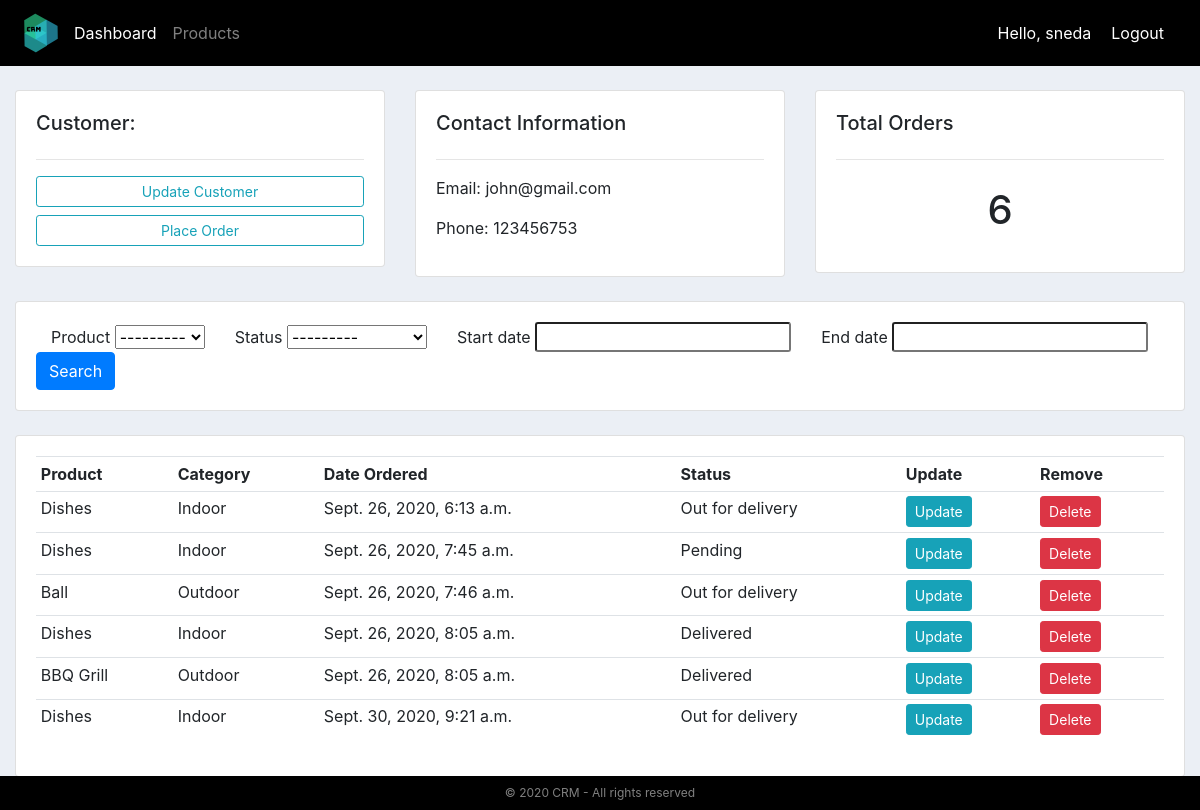
The page /customer/3/ (signed in) on the database its author committed.
### accounts/models.py (models this page shows, shortened)
class Customer(models.Model):
    user = models.OneToOneField(User, null = True, on_delete = models.CASCADE)
    name = models.CharField(max_length=200, null=True)
    phone = models.CharField(max_length=200, null=True)
    email = models.CharField(max_length=200, null=True)
    profile_pic = models.ImageField(default="profile_pic1.jpg",null = True, blank=True)
    date_created = models.DateTimeField(auto_now_add=True, null=True)

class Order(models.Model):
    STATUS = (
            ('Pending','Pending'),
            ('Out for delivery','Out for delivery'),
            ('Delivered','Delivered'),
            )
    customer = models.ForeignKey(Customer, null=True, on_delete = models.SET_NULL)
    product = models.ForeignKey(Product, null=True, on_delete = models.SET_NULL)
    date_created = models.DateTimeField(auto_now_add=True, null=True)
    status = models.CharField(max_length=200, null=True,choices = STATUS)

class Product(models.Model):
    CATEGORY = (
                ('Indoor','Indoor'),
                ('Outdoor','Outdoor'),
                )
    name = models.CharField(max_length=200, null=True)
    price = models.FloatField(null=True)
    category = models.CharField(max_length=200, null=True, choices = CATEGORY)
    description = models.CharField(max_length=200, null=True, blank = True)
    date_created = models.DateTimeField(auto_now_add=True, null=True)
    tags = models.ManyToManyField(Tag)
    def __str__(self):
        return self.name

### accounts/decorators.py (the view)
        def wrapper_func(request, *args, **kwargs):
            group =None
            if request.user.groups.exists():
                group = request.user.groups.all()[0].name
            if group in allowed_roles:
                return view_func(request, *args, **kwargs)
            else:
                return HttpResponse('You are not authorized to view this page')

### accounts/views.py (called while the page is built)
@login_required(login_url='login')
@allowed_users(allowed_roles=['admin'])
def customer(request, pk_test):
    customer = Customer.objects.get(id = pk_test)
    orders = customer.order_set.all()
    orders_count = orders.count()
    myFilter = OrderFilter(request.GET, queryset=orders)
    orders = myFilter.qs
    context = {'customer':customer, 'orders':orders,'orders_count':orders_count,'myFilter':myFilter}
    return render(request, 'accounts/customer.html', context)

### accounts/templates/accounts/customer.html (shortened to what this page needs)
{% extends 'accounts/main.html' %}
{% block content %}
{% load crispy_forms_tags %}
<br>
<div class="row">
    <div class="col-md">
        <div class="card card-body">
            <h5>Customer:</h5>
            <hr>
            <a href="{% url 'updatecustomer' customer.id %}" class="btn btn-outline-info btn-sm btn-block">Update Customer</a>
            <a href="{% url 'create_order' customer.id %}" class="btn btn-outline-info btn-sm btn-block">Place Order</a>
        </div>
    </div>
    <div class="col-md">
        <div class="card card-body">
            <h5>Contact Information</h5>
            <hr>
            <p>Email: {{customer.email}} </p>
            <p>Phone: {{customer.phone}}</p>
        </div>
    </div>
    <div class="col-md">
        <div class="card card-body">
        <h5>Total Orders</h5>
        <hr>
        <h1 style ="text-align: center;padding: 10px">{{orders_count}}</h1>
        </div>
    </div>
</div>
<br>
<div class="card">
    <div class="card-body">
        <div class="text-center">
            <form method = "get">
                <div class="form-inline">
                {% for field in myFilter.form %}
                <div class="form-group">
                    <div class="col">
                    {{ field.label}}
                    {{ field }}
                     </div>
                    </div>
                {% endfor %}
                <button class="btn btn-primary" type = "submit">Search</button>
                </div>
            </form>
        </div>
    </div>
</div>
<br>
<div class="row">
    <div class="col-md">
        <div class="card card-body">
            <table class="table table-sm">
                <tr>
                    <th>Product</th>
                    <th>Category</th>
                    <th>Date Ordered</th>
                    <th>Status</th>
                    <th>Update</th>
                    <th>Remove</th>
                </tr>
                {% for order in orders %}
                <tr>
                    <td>{{order.product}}</td>
                    <td>{{order.product.category}}</td>
                    <td>{{order.date_created}}</td>
                    <td>{{order.status}}</td>
                    <td><a class="btn btn-sm btn-info" href="{% url 'update_order' order.id %}">Update</a></td>
                    <td><a class="btn btn-sm btn-danger" href="{% url 'delete_order' order.id %}">Delete</a></td>
                </tr>
                {% endfor %}
            </table>
        </div>
    </div>
</div>
{% endblock %}

### accounts/templates/accounts/navbar.html (shortened to what this page needs)
{% load static %}
<nav class="navbar navbar-expand-lg navbar-dark">
    <img src ="{% static 'images/logo2.png' %}" class="img-responsive">
    <div class="collapse navbar-collapse" id="navbarNav">
        <ul class="navbar-nav">
            {% if request.user.is_staff %}
            <li class="nav-item active">
                <a class="nav-link" href="{% url 'home' %}">Dashboard</a>
            </li>
            <li class="nav-item">
                <a class="nav-link" href="{% url 'products' %}">Products</a>
            </li>
            {% else %}
            <li class="nav-item">
                <a class="nav-link" href="{% url 'account' %}">Settings</a>
            </li>
            {% endif %}
        </ul>
    </div>
    <span class="hello-msg">Hello, {{request.user}}</span>
    <span><a class="hello-msg" href="{% url 'logout' %}">Logout</a></span>
</nav>

### static/css/main.css (style rules this page uses)
body { background-color: #ebeff5; }
.img-responsive { height: auto; width: auto; max-height: 50px; max-width: 250px; }
input { border-radius: 3px; }
input::placeholder { color: #d3d3d3; }

### accounts/templates/accounts/navbar.html (style rules this page uses)
.hello-msg { font : 18px; color: white; margin-right: 20px; }
nav { background-color: black; }

### rows shown on the page
Customer: email "john@gmail.com", phone "123456753"
Order: product "Dishes", product.category "Indoor", date_created "Sept. 26, 2020, 6:13 a.m.", status "Out for delivery"
Order: product "Dishes", product.category "Indoor", date_created "Sept. 26, 2020, 7:45 a.m.", status "Pending"
Order: product "Ball", product.category "Outdoor", date_created "Sept. 26, 2020, 7:46 a.m.", status "Out for delivery"
Order: product "Dishes", product.category "Indoor", date_created "Sept. 26, 2020, 8:05 a.m.", status "Delivered"
Order: product "BBQ Grill", product.category "Outdoor", date_created "Sept. 26, 2020, 8:05 a.m.", status "Delivered"
Order: product "Dishes", product.category "Indoor", date_created "Sept. 30, 2020, 9:21 a.m.", status "Out for delivery"

### other values the page prints
{{ request.user }} "sneda"
{{ orders_count }} "6"
{{ field.label }} "Product" "Status" "Start date" "End date"
